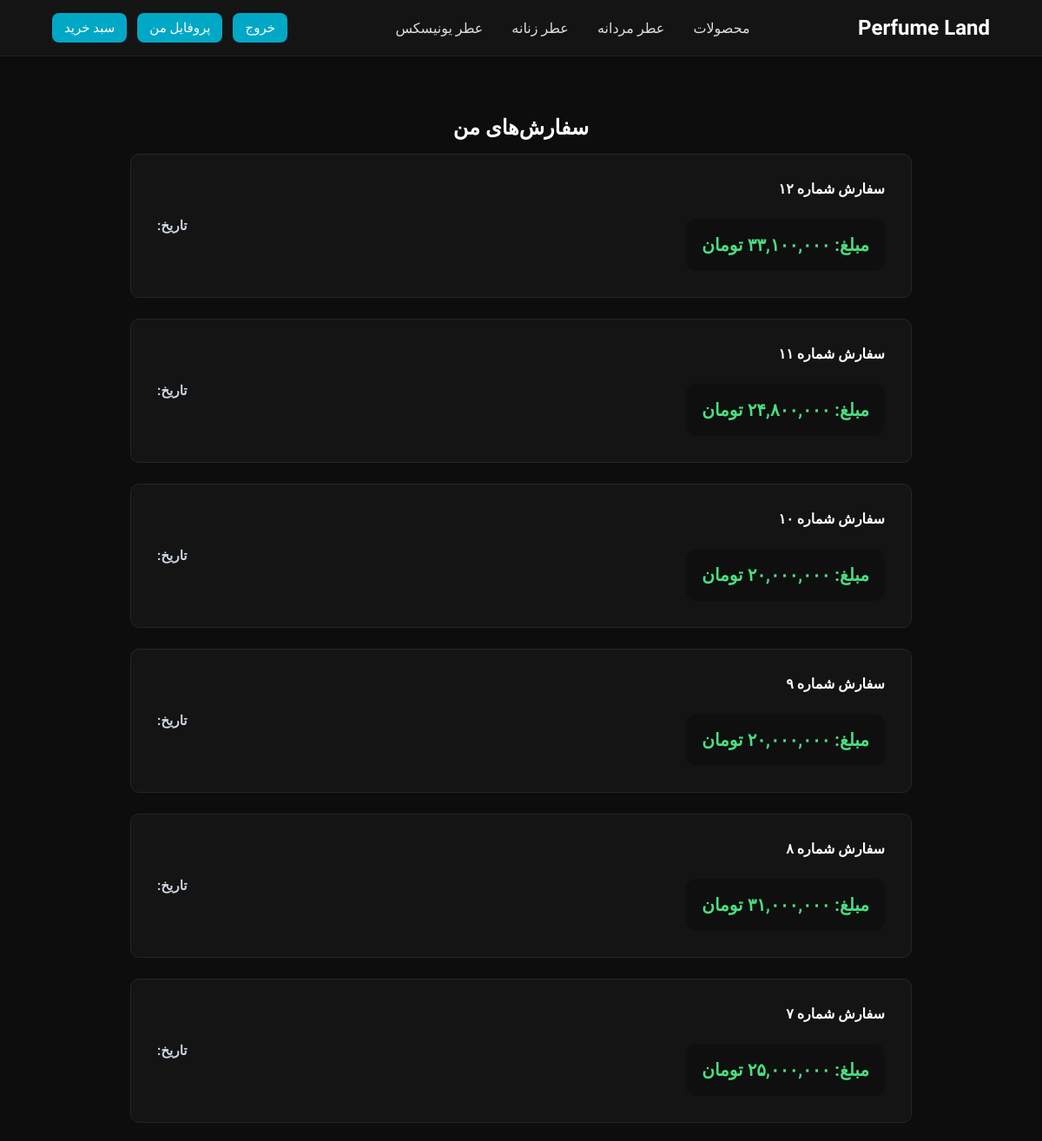
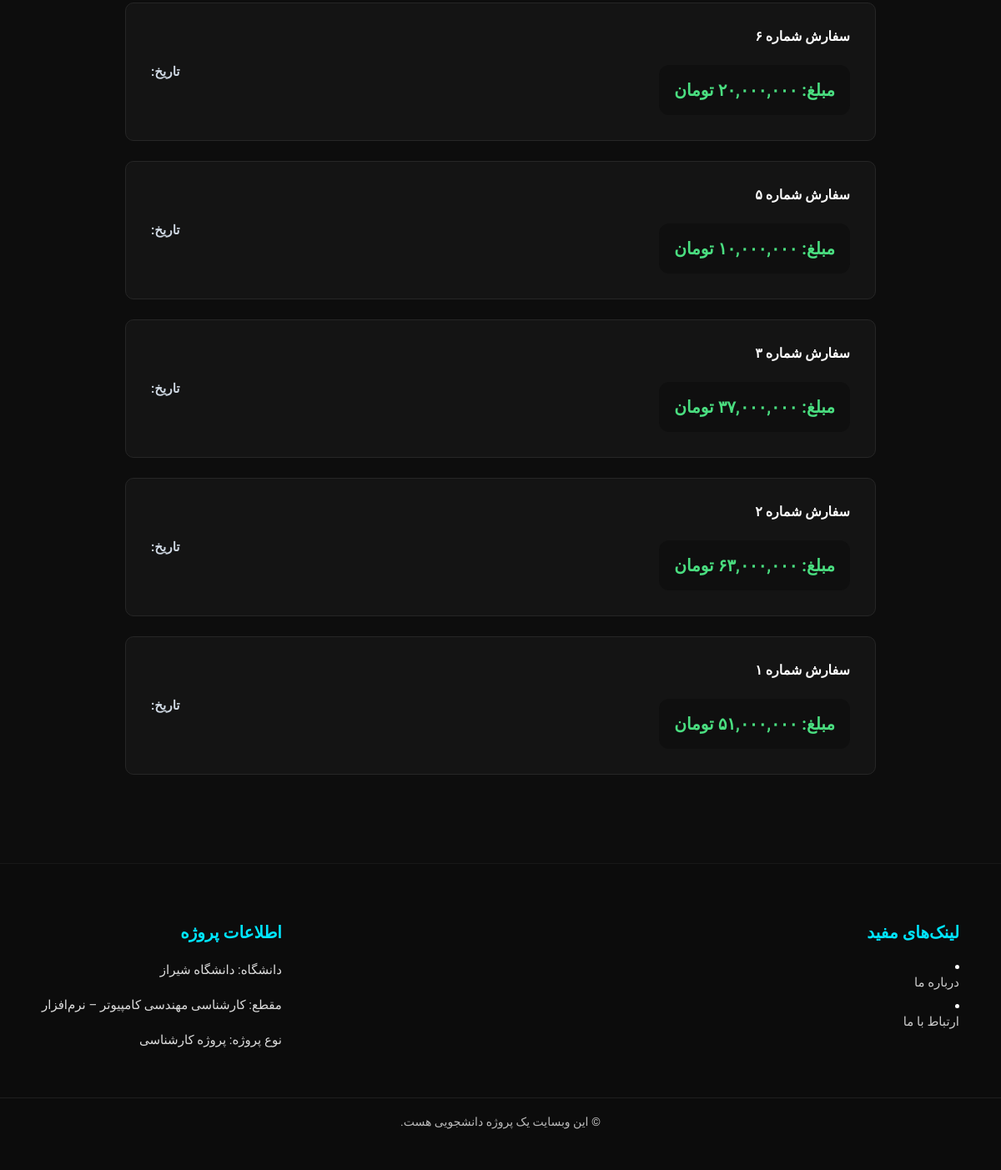
Screenshot of /orders/ (signed in) with the database file from the repository (2 pictures, top to bottom).
### orders/models.py (models this page shows, shortened)
class Order(models.Model):
    user = models.ForeignKey(
        User,
        null=True,
        blank=True,
        on_delete=models.SET_NULL,
        related_name="orders"
    )
    customer_name = models.CharField(max_length=200, blank=True)
    customer_email = models.EmailField(blank=True)
    created_at = models.DateTimeField(auto_now_add=True)
    total_price = models.DecimalField(max_digits=10, decimal_places=2, default=0)

### orders/views.py (the view)
# urls.py: path("", order_list, name="order_list"),
@login_required
def order_list(request):
    orders = Order.objects.filter(user=request.user).order_by("-created_at")
    return render(request, "orders/order_list.html", {"orders": orders})

### orders/templatetags/jalali_filters.py (called while the page is built)
@register.filter
def to_jalali(value, fmt="%Y/%m/%d %H:%M"):
    if not value:
        return ""
    try:
        jdt = jdatetime.datetime.fromgregorian(datetime=value)
        return jdt.strftime(fmt)
    except Exception:
        return value

### orders/templatetags/number_filters.py (called while the page is built)
@register.filter
def to_persian(value):
    value = str(value)
    for en, fa in PERSIAN_DIGITS.items():
        value = value.replace(en, fa)
    return value

### orders/templatetags/price_filters.py (called while the page is built)
@register.filter
def three_digits(value):
    try:
        value = int(value)
        return "{:,}".format(value)
    except:
        return value

### orders/templates/orders/order_list.html (shortened to what this page needs)
{% extends "base.html" %}
{% load static %}
{% load jalali_filters %}
{% load price_filters %}
{% load number_filters %}
{% block content %}
<div class="orders-list" dir="rtl">
  <h2>سفارش‌های من</h2>
  {% if orders %}
    <ul>
      {% for order in orders %}
        <li class="order-card">
          <a href="{% url 'order_detail' order.id %}">
            <div class="order-row" style="display:flex;justify-content:space-between;align-items:center;">
              <div class="order-left">
                <div class="order-id">
                  سفارش شماره
                  <strong>{{ order.id|to_persian }}</strong>
                </div>
                <div class="order-total">
                  مبلغ:
                  <strong>{{ order.total_price|three_digits|to_persian }} تومان</strong>
                </div>
              </div>
              <div class="order-right" style="text-align:left;">
                <div class="order-date">
                  تاریخ:
                </div>
              </div>
            </div>
          </a>
        </li>
      {% endfor %}
    </ul>
  {% else %}
    <p style="text-align:center; color:#ddd; margin-top:30px;">
      تا الان هیچ سفارشی ثبت نکردید.
    </p>
  {% endif %}
</div>
{% endblock %}

### static/css/style.css (style rules this page uses)
body { background-color: #0d0d0d; color: #e6e6e6; font-family: 'Vazirmatn', sans-serif; margin: 0; padding: 0; }
.orders-list { max-width: 900px; margin: 40px auto; padding: 8px; direction: rtl; }
.orders-list h2 { color: #fff; text-align: center; margin-bottom: 16px; }
.orders-list ul { list-style: none; padding: 0; display: grid; gap: 12px; }
.orders-list li { background: #141414; border: 1px solid #262626; padding: 14px; border-radius: 10px; color: #ddd; }
.orders-list a { color: #8fcfff; text-decoration: none; font-weight: 600; }
.order-row { display: flex; justify-content: space-between; margin: 4px 0; direction: rtl; gap: 12px; flex-wrap: wrap; }
.order-card { background: #141414; border: 1px solid #232323; border-radius: 10px; margin-bottom: 12px; transition: 0.2s; overflow: hidden; }
.order-card a { display: block; color: inherit; text-decoration: none; padding: 12px 16px; }
.order-left { text-align: right; }
.order-right { text-align: left; }
.order-id { color: #fff; font-weight: 700; margin-bottom: 6px; }
.order-total { color: #4ade80; font-weight: 700; margin-top: 25px; background: #0f0f0f; padding: 18px; border-radius: 12px; text-align: center; font-size: 20px; }
.order-date { color: #cfd8e3; font-size: 0.95rem; }

### rows the page displays
Order: id|to_persian "۱۲", total_price|three_digits "۳۳,۱۰۰,۰۰۰"
Order: id|to_persian "۱۱", total_price|three_digits "۲۴,۸۰۰,۰۰۰"
Order: id|to_persian "۱۰", total_price|three_digits "۲۰,۰۰۰,۰۰۰"
Order: id|to_persian "۹", total_price|three_digits "۲۰,۰۰۰,۰۰۰"
Order: id|to_persian "۸", total_price|three_digits "۳۱,۰۰۰,۰۰۰"
Order: id|to_persian "۷", total_price|three_digits "۲۵,۰۰۰,۰۰۰"
Order: id|to_persian "۶", total_price|three_digits "۲۰,۰۰۰,۰۰۰"
Order: id|to_persian "۵", total_price|three_digits "۱۰,۰۰۰,۰۰۰"
Order: id|to_persian "۳", total_price|three_digits "۳۷,۰۰۰,۰۰۰"
Order: id|to_persian "۲", total_price|three_digits "۶۳,۰۰۰,۰۰۰"
Order: id|to_persian "۱", total_price|three_digits "۵۱,۰۰۰,۰۰۰"
